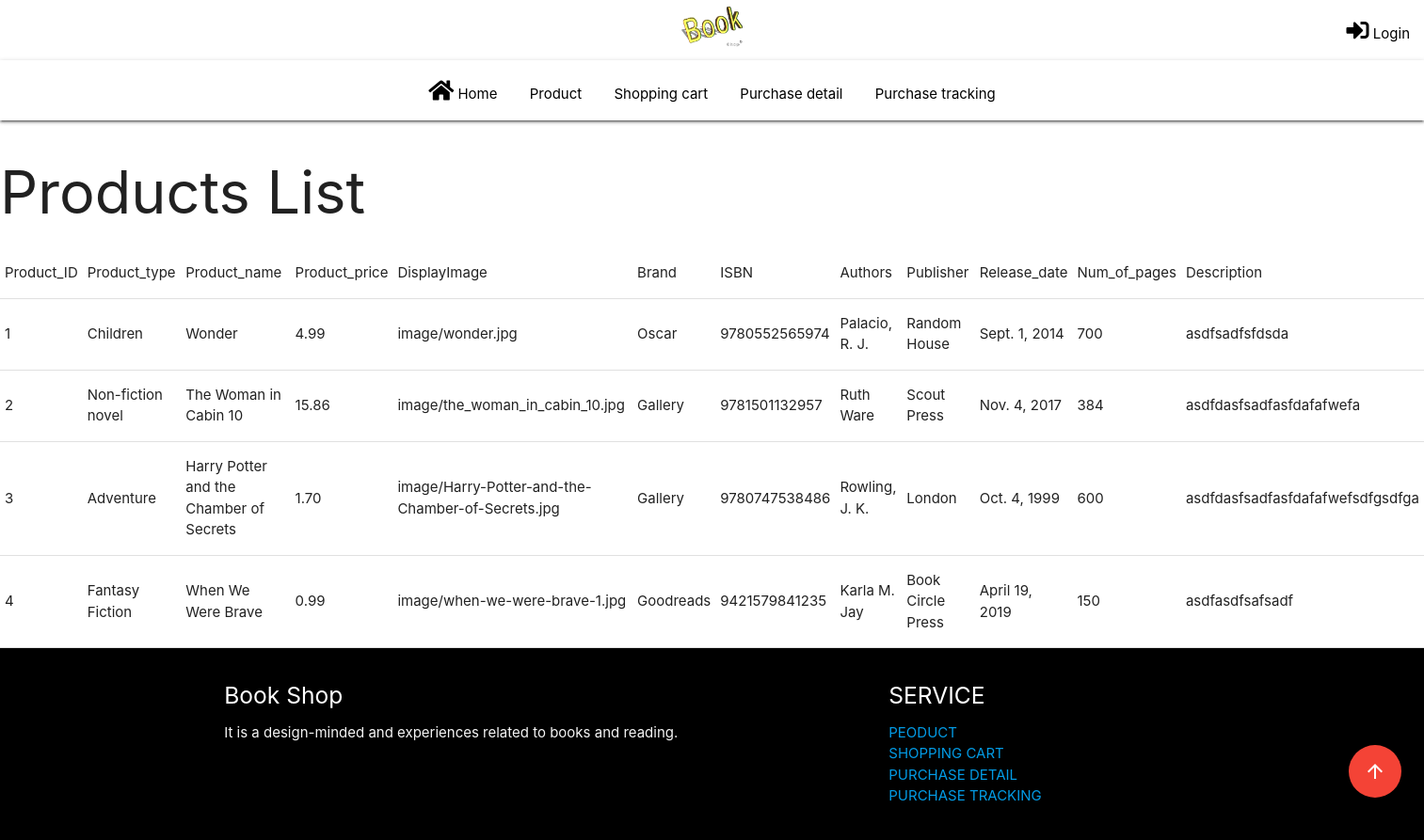
Page /list/ on the committed database.
### test001/models.py (models this page shows)
class Products(models.Model):
    Product_ID = models.IntegerField(primary_key=True)  # Generate by code
    Product_type = models.TextField()
    Product_name = models.TextField()
    Product_price = models.DecimalField(max_digits=30, decimal_places=2)  # Define as decimal in dictionary/ Double
    DisplayImage = models.CharField(max_length=255)  # Enough?
    Brand = models.TextField()
    ISBN = models.IntegerField(validators=[MaxValueValidator(9999999999999)])
    Authors = models.CharField(max_length=255)
    Publisher = models.CharField(max_length=255)
    Release_date = models.DateField()
    Num_of_pages = models.IntegerField(validators=[MaxValueValidator(9999999999)])
    Description = models.TextField()
    class Meta:
        db_table = 'Products'

### test001/views.py (the view)
# urls.py: path('list/', views.products_list, name='rproducts'),   # read table
def products_list(request):
    info = Products.objects.values()
    return render(request, 'test.html', {'info': info})

### templates3/test.html
{% extends 'Home.html' %}
{% block content %}
<h1>Products List</h1>
        <div>
<table border="1">
    <thead>
    {% for key in info|slice:":1"%}
    <tr>
            {% for k,v in key.items %}
                <td>{{ k }}</td>
            {% endfor %}
    </tr>
    {% endfor %}
    </thead>
        {% for key in info %}
        <tr>
            {% for k,v in key.items %}
                        <td>{{ v }}</td>
            {% endfor %}
        </tr>
        {% endfor %}
    </table>
        </div>
{% endblock %}

### resources3/css/test.css (style rules this page uses)
body { display: flex; min-height: 100vh; flex-direction: column; }

### rows in the picture
Products: key "Product_ID" "Product_type" "Product_name" "Product_price" "DisplayImage" "Brand" "ISBN" "Authors" "Publisher" "Release_date" "Num_of_pages" "Description", key "1" "Children" "Wonder" "4.99" "image/wonder.jpg" "Oscar" "9780552565974" "Palacio, R. J." "Random House" "Sept. 1, 2014" "700" "asdfsadfsfdsda"
Products: key "2" "Non-fiction novel" "The Woman in Cabin 10" "15.86" "image/the_woman_in_cabin_10.jpg" "Gallery" "9781501132957" "Ruth Ware" "Scout Press" "Nov. 4, 2017" "384" "asdfdasfsadfasfdafafwefa"
Products: key "3" "Adventure" "Harry Potter and the Chamber of Secrets" "1.70" "image/Harry-Potter-and-the-Chamber-of-Secrets.jpg" "Gallery" "9780747538486" "Rowling, J. K." "London" "Oct. 4, 1999" "600" "asdfdasfsadfasfdafafwefsdfgsdfga"
Products: key "4" "Fantasy Fiction" "When We Were Brave" "0.99" "image/when-we-were-brave-1.jpg" "Goodreads" "9421579841235" "Karla M. Jay" "Book Circle Press" "April 19, 2019" "150" "asdfasdfsafsadf"
